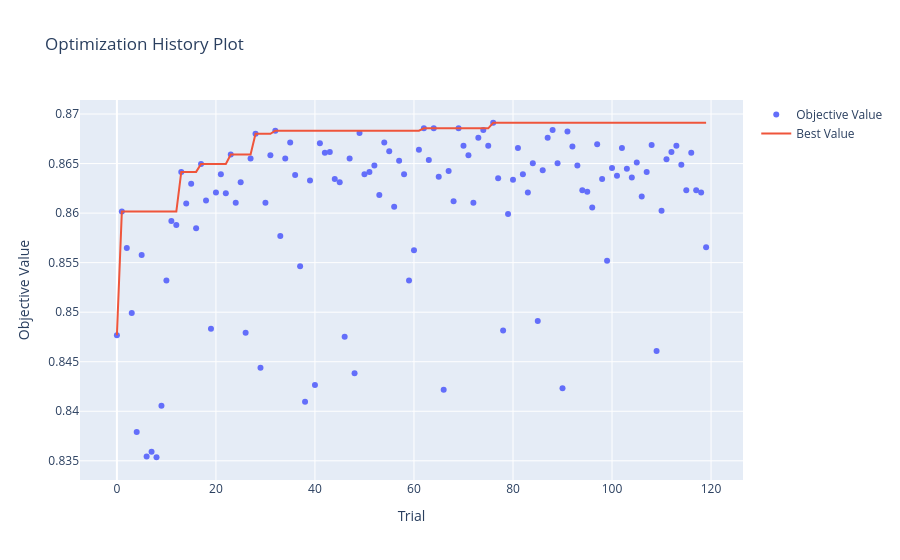

Source (notebook cell):
### Code cell
plot = optuna.visualization.plot_optimization_history(study)
plot
